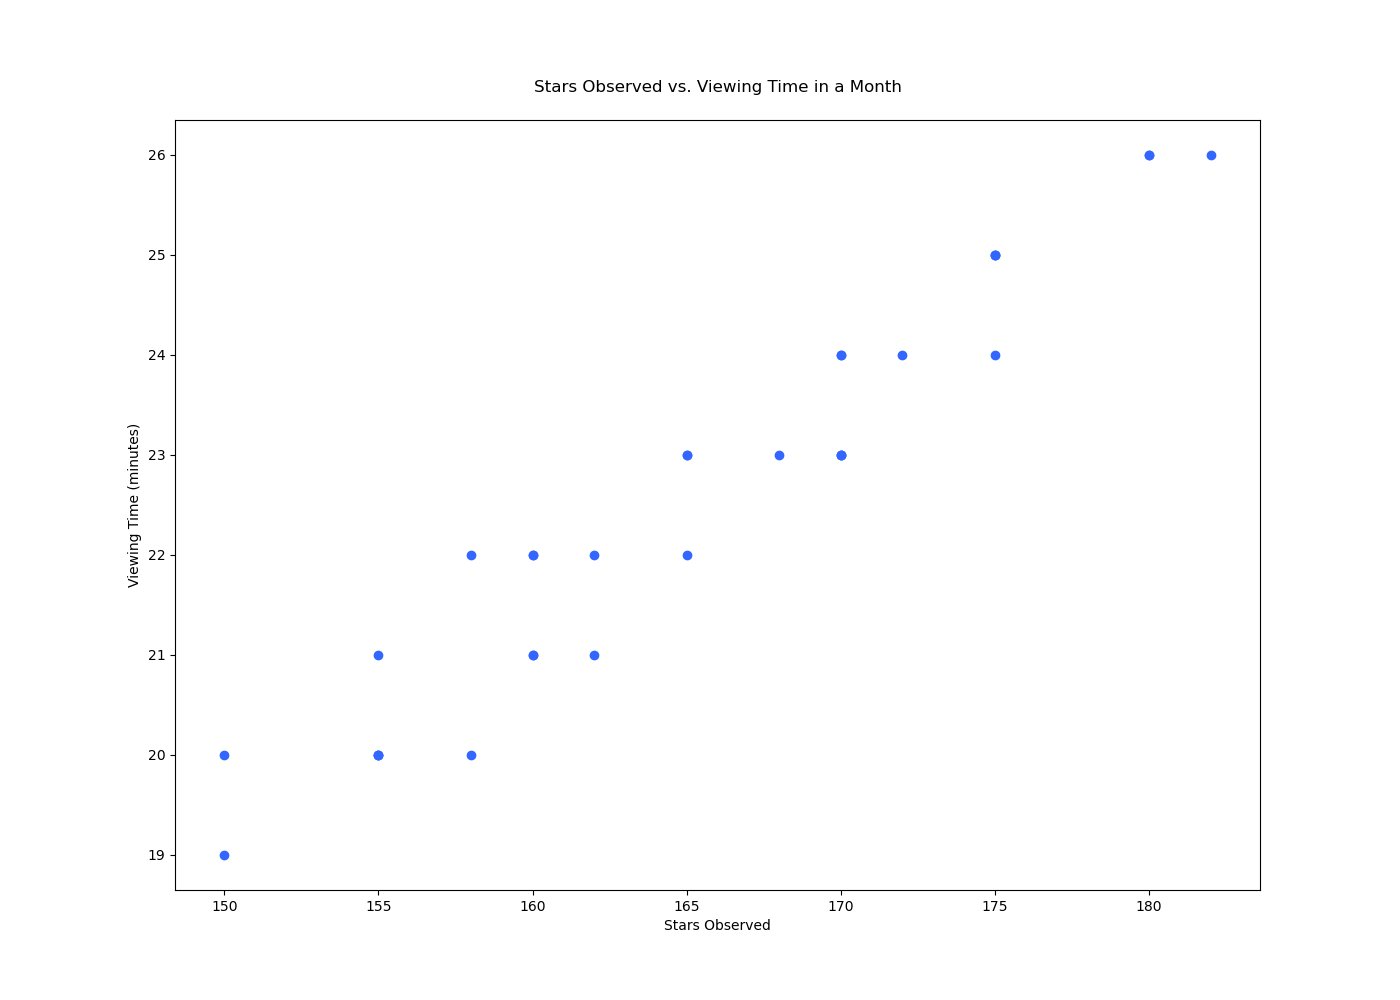

Generate this figure with Python:

import matplotlib.pyplot as plt

days = [1, 2, 3, 4, 5, 6, 7, 8, 9, 10, 11, 12, 13, 14, 15, 16, 17, 18, 19, 20, 21, 22, 23, 24, 25, 26, 27, 28, 29, 30, 31]
stars_observed = [150, 160, 155, 165, 158, 162, 170, 160, 155, 175, 168, 158, 162, 170, 180, 155, 175, 165, 170, 160, 165, 172, 180, 175, 160, 155, 170, 150, 175, 182, 170]
viewing_time = [20, 22, 21, 23, 20, 22, 24, 21, 20, 25, 23, 22, 21, 24, 26, 20, 24, 22, 23, 21, 23, 24, 26, 25, 22, 20, 23, 19, 25, 26, 23]

plt.figure(figsize=(14, 10))
plt.scatter(stars_observed, viewing_time, color='#3366FF')
plt.xlabel('Stars Observed')
plt.ylabel('Viewing Time (minutes)')
plt.title('Stars Observed vs. Viewing Time in a Month', pad=20)
plt.show()
